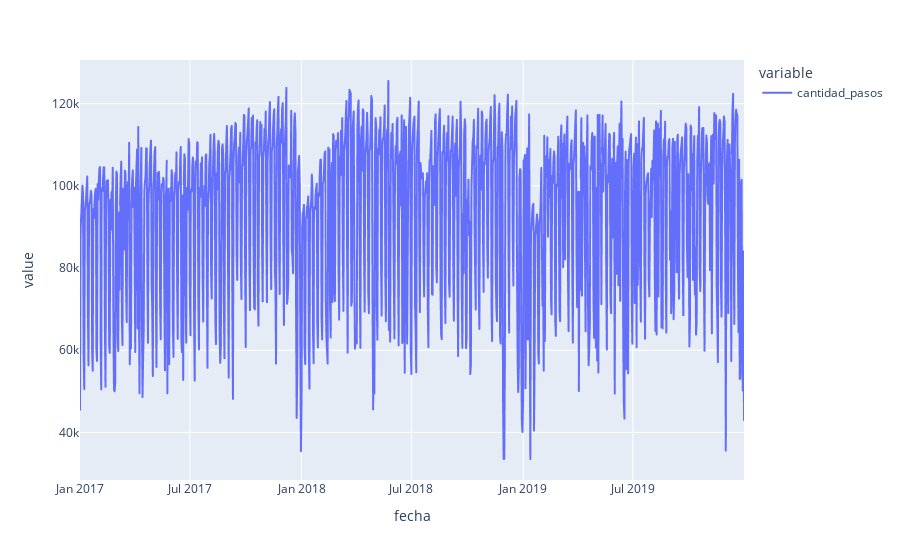

Notebook code for this chart:
### Code cell
grafico3 = px.line(diario2)
grafico3.show()

### Figure 1 — Plotly figure (JSON) as saved in the notebook; plotly's stock layout.template omitted (floating-point values rounded to 4 significant figures; data arrays with more than 128 entries replaced by an {"elided": "..."} marker saying what was removed)
{"data": [{"hovertemplate": "variable=cantidad_pasos<br>fecha=%{x}<br>value=%{y}<extra></extra>", "legendgroup": "cantidad_pasos", "line": {"color": "#636efa", "dash": "solid"}, "marker": {"symbol": "circle"}, "mode": "lines", "name": "cantidad_pasos", "showlegend": true, "type": "scattergl", "x": {"elided": "1095 str values"}, "xaxis": "x", "y": {"elided": "1095 int values"}, "yaxis": "y"}], "layout": {"legend": {"title": {"text": "variable"}, "tracegroupgap": 0}, "margin": {"t": 60}, "xaxis": {"anchor": "y", "domain": [0, 1], "title": {"text": "fecha"}}, "yaxis": {"anchor": "x", "domain": [0, 1], "title": {"text": "value"}}}}
